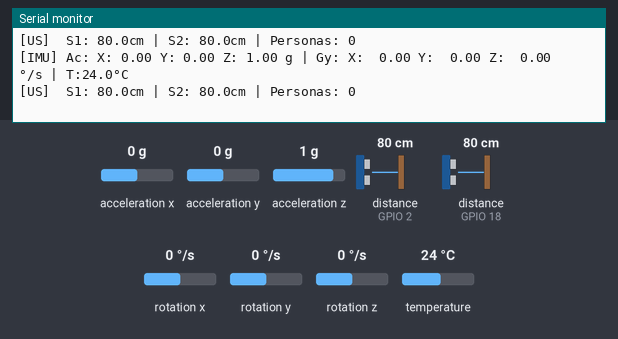
The sketch below on a simulated ESP32. Shown: the last lines printed to the serial monitor. Wiring (inferred from the names in the program): 2 × ultrasonic range finder: trigger GPIO 4, echo GPIO 2 / trigger GPIO 23, echo GPIO 18. The test bench sets the inputs (shaded band); at power-on: acceleration x 0 g, distance to the obstacle (sensors on GPIO 2, GPIO 18) 80 cm, acceleration y 0 g, acceleration z 1 g, rotation x 0 °/s, rotation y 0 °/s, rotation z 0 °/s, temperature 24 °C. The echo pulse lasts 58.3 µs per cm.

Above: at 1.2 s.
1.3 s: acceleration x set to -1.4 g
At 1.34 s:
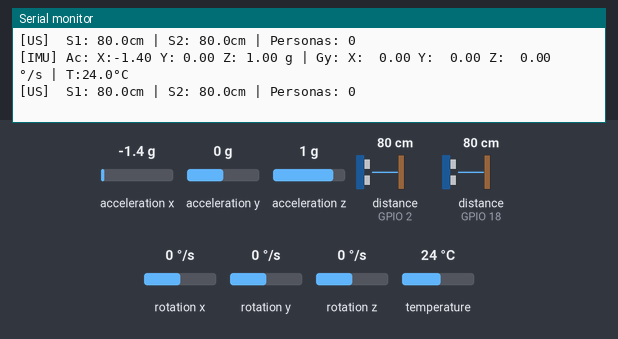
2.8 s: distance to the obstacle (sensor on GPIO 2) set to 2 cm
At 2.84 s:
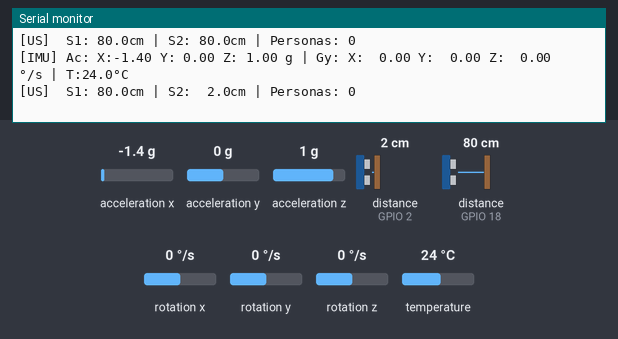
4.3 s: distance to the obstacle (sensor on GPIO 18) set to 2 cm
At 4.81 s:
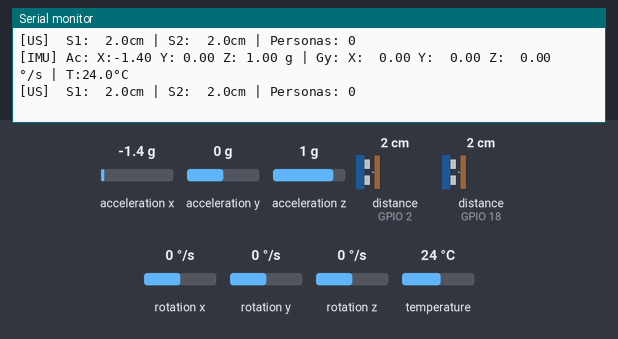
7.3 s: acceleration y set to -1.4 g
At 7.37 s:
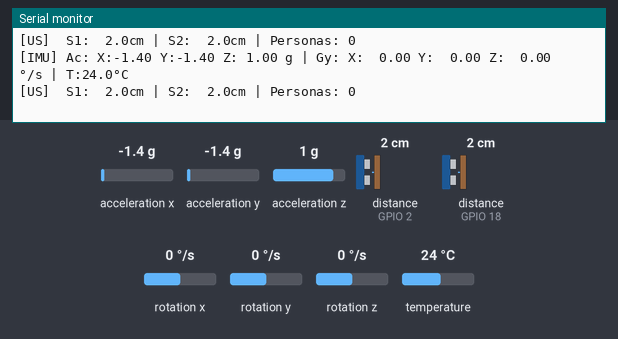
8.9 s: acceleration z set to -1.4 g
At 9.27 s:
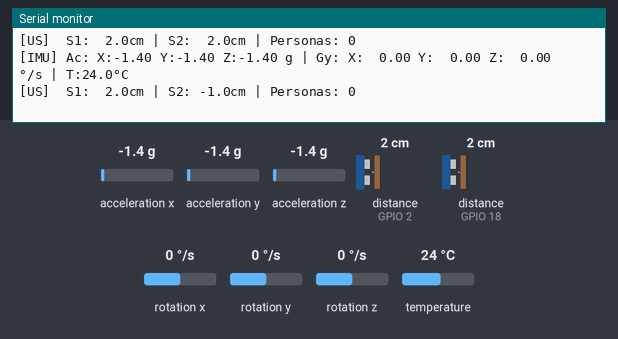
10.4 s: distance to the obstacle (sensor on GPIO 2) set to 120 cm
At 10.46 s:
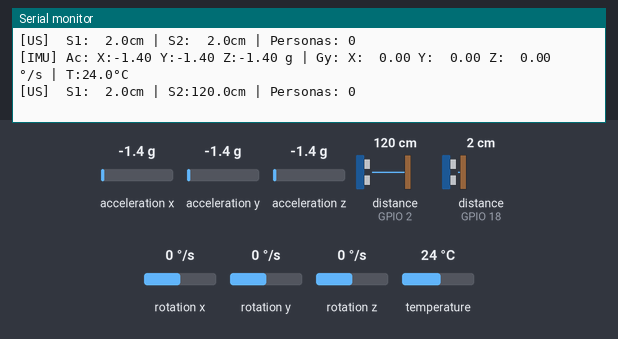

The sketch:

count_imu.ino
```cpp
#include <Wire.h>
#include <MPU6050.h>

// ─── Pines ───────────────────────────────────────────
#define TRIGGER1 23
#define ECHO1    18
#define TRIGGER2  4
#define ECHO2     2
#define SDA_PIN  21
#define SCL_PIN  22

// ─── Parámetros conteo ────────────────────────────────
#define VENTANA        5
#define LECTURAS_FUERA 2
#define DISTANCIA_REF  50.0

// ─── Struct datos ultrasónico compartidos ─────────────
struct DatosUS {
  float dist1;
  float dist2;
  int   contador;
};
DatosUS datosUS = {0, 0, 0};

SemaphoreHandle_t xMutex;

// ─── Variables locales tarea ultrasónico ──────────────
float ventana1[VENTANA] = {0};
float ventana2[VENTANA] = {0};
int   indice1 = 0, indice2 = 0;
bool  llena1  = false, llena2 = false;
bool  enPaso1 = false, enPaso2 = false;
int   contador = 0;

MPU6050 mpu;

// ─────────────────────────────────────────────────────
//  Funciones ultrasónico
// ─────────────────────────────────────────────────────
float medirDistancia(int trigPin, int echoPin) {
  digitalWrite(trigPin, LOW);
  delayMicroseconds(2);
  digitalWrite(trigPin, HIGH);
  delayMicroseconds(10);
  digitalWrite(trigPin, LOW);
  long duracion = pulseIn(echoPin, HIGH, 30000);
  if (duracion == 0) return -1;
  return duracion * 0.0343 / 2.0;
}

void agregarLectura(float* ventana, int &indice, bool &llena, float valor) {
  ventana[indice] = valor;
  indice = (indice + 1) % VENTANA;
  if (indice == 0) llena = true;
}

bool detectarPaso(float* ventana, int indice, bool llena) {
  if (!llena) return false;
  int fueraDeRango = 0;
  for (int i = 1; i <= LECTURAS_FUERA; i++) {
    int pos = (indice - i + VENTANA) % VENTANA;
    float val = ventana[pos];
    if (val < 0 || val > DISTANCIA_REF) fueraDeRango++;
  }
  return fueraDeRango >= LECTURAS_FUERA;
}

// ─────────────────────────────────────────────────────
//  TAREA — Ultrasónico (10 Hz, Core 1)
// ─────────────────────────────────────────────────────
void tareaUltrasonico(void* pvParameters) {
  TickType_t xLastWakeTime = xTaskGetTickCount();
  const TickType_t xPeriod = pdMS_TO_TICKS(100); // 10 Hz

  for (;;) {
    float dist1 = medirDistancia(TRIGGER1, ECHO1);
    float dist2 = medirDistancia(TRIGGER2, ECHO2);

    agregarLectura(ventana1, indice1, llena1, dist1);
    agregarLectura(ventana2, indice2, llena2, dist2);

    bool paso1 = detectarPaso(ventana1, indice1, llena1);
    bool paso2 = detectarPaso(ventana2, indice2, llena2);

    if (paso1 && !enPaso1) {
      contador++;
      enPaso1 = true;
    } else if (!paso1) {
      enPaso1 = false;
    }

    if (paso2 && !enPaso2) {
      if (contador > 0) contador--;
      enPaso2 = true;
    } else if (!paso2) {
      enPaso2 = false;
    }

    // Pasar datos al struct compartido con mutex
    if (xSemaphoreTake(xMutex, pdMS_TO_TICKS(10)) == pdTRUE) {
      datosUS.dist1    = dist1;
      datosUS.dist2    = dist2;
      datosUS.contador = contador;
      xSemaphoreGive(xMutex);
    }

    vTaskDelayUntil(&xLastWakeTime, xPeriod);
  }
}

// ─────────────────────────────────────────────────────
//  Setup
// ─────────────────────────────────────────────────────
void setup() {
  Serial.begin(115200);
  Wire.begin(SDA_PIN, SCL_PIN);

  mpu.initialize();
  if (mpu.testConnection())
    Serial.println("[IMU] MPU6050 OK");
  else
    Serial.println("[IMU] ERROR: MPU6050 no detectado");

  pinMode(TRIGGER1, OUTPUT); pinMode(ECHO1, INPUT);
  pinMode(TRIGGER2, OUTPUT); pinMode(ECHO2, INPUT);

  xMutex = xSemaphoreCreateMutex();

  xTaskCreatePinnedToCore(tareaUltrasonico, "Ultrasonico", 4096, NULL, 2, NULL, 1);

  Serial.println("Sistema iniciado");
}

// ─────────────────────────────────────────────────────
//  Loop — IMU a 20 Hz en Core 0
// ─────────────────────────────────────────────────────
void loop() {
  // ── Leer IMU ──────────────────────────────────────
  int16_t ax, ay, az, gx, gy, gz;
  mpu.getMotion6(&ax, &ay, &az, &gx, &gy, &gz);

  float aX = ax / 16384.0, aY = ay / 16384.0, aZ = az / 16384.0;
  float gX = gx / 131.0,   gY = gy / 131.0,   gZ = gz / 131.0;
  float temp = mpu.getTemperature() / 340.0 + 36.53;

  // ── Leer datos ultrasónico con mutex ──────────────
  DatosUS us;
  if (xSemaphoreTake(xMutex, pdMS_TO_TICKS(10)) == pdTRUE) {
    us = datosUS;
    xSemaphoreGive(xMutex);
  }

  // ── Imprimir todo ─────────────────────────────────
  Serial.printf("[IMU] Ac: X:%5.2f Y:%5.2f Z:%5.2f g | Gy: X:%6.2f Y:%6.2f Z:%6.2f °/s | T:%.1f°C\n",
                aX, aY, aZ, gX, gY, gZ, temp);
  Serial.printf("[US]  S1:%5.1fcm | S2:%5.1fcm | Personas: %d\n",
                us.dist1, us.dist2, us.contador);

  vTaskDelay(pdMS_TO_TICKS(50)); // 20 Hz
}
```

Measured:
- after the input at 1.3 s, the serial monitor: prints a new line at once (image 1)
- after the input at 2.8 s, the serial monitor: prints a new line at once (image 2)
- after the input at 4.3 s, the serial monitor: prints a new line at once (image 3)
- after the input at 7.3 s, the serial monitor: prints a new line after 0.06 s (image 4)
- after the input at 8.9 s, the serial monitor: prints a new line at once (image 5)
- after the input at 10.4 s, the serial monitor: prints a new line after 0.05 s (image 6)
